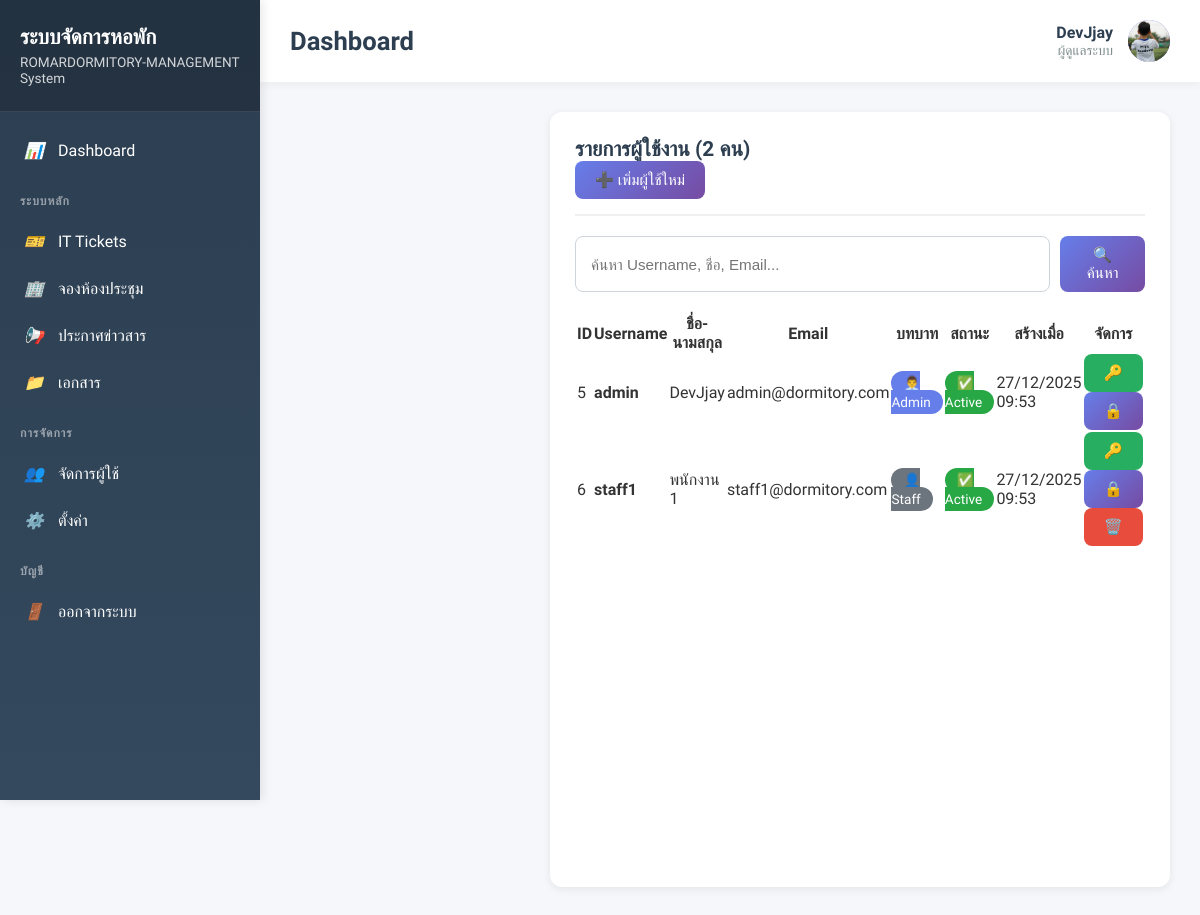
The app's page /admin/users-management.php (signed in) with its own data.
### tables this page shows
CREATE TABLE users (
    user_id INTEGER PRIMARY KEY AUTOINCREMENT,
    username TEXT UNIQUE NOT NULL,
    password TEXT NOT NULL,
    full_name TEXT NOT NULL,
    email TEXT,
    role TEXT DEFAULT 'staff' CHECK(role IN ('admin', 'staff')),
    created_at DATETIME DEFAULT CURRENT_TIMESTAMP,
    last_login DATETIME,
    is_active INTEGER DEFAULT 1
, avatar TEXT, phone TEXT, department TEXT);

### config/config.php (called while the page is built, shortened)
<?php
function isAdmin() {
    return isset($_SESSION['role']) && $_SESSION['role'] === 'admin';
}
function getCurrentUserFullName() {
    return $_SESSION['full_name'] ?? 'ผู้ใช้';
}
?>

### admin/users-management.php (the view, shortened to what this page needs)
<?php
require_once __DIR__ . '/../includes/functions.php';
$db = Database::getInstance();
$search = isset($_GET['search']) ? $_GET['search'] : '';
if ($search) {
    $stmt = $db->prepare("SELECT * FROM users WHERE username LIKE :search OR full_name LIKE :search OR email LIKE :search ORDER BY created_at DESC");
    $stmt->bindValue(':search', "%{$search}%", SQLITE3_TEXT);
    $result = $stmt->execute();
} else {
    $result = $db->query("SELECT * FROM users ORDER BY created_at DESC");
}
$users = [];
while ($row = $result->fetchArray(SQLITE3_ASSOC)) {
    $users[] = $row;
}
?>
<!DOCTYPE html>
<html lang="th">
<head>
</head>
<body>
    <?php include __DIR__ . '/../includes/sidebar.php'; ?>
    <div class="main-content">
        <?php include __DIR__ . '/../includes/header.php'; ?>
        <div class="card">
            <div class="card-header">
                <h2 class="card-title">รายการผู้ใช้งาน (<?php echo count($users); ?> คน)</h2>
                <button class="btn btn-primary" onclick="openModal('addUserModal')">➕ เพิ่มผู้ใช้ใหม่</button>
            </div>
            <div class="search-box">
                <form method="GET" style="display: flex; gap: 10px; width: 100%;">
                    <input type="text" name="search" class="form-control" placeholder="ค้นหา Username, ชื่อ, Email..." value="<?php echo htmlspecialchars($search); ?>">
                    <button type="submit" class="btn btn-primary">🔍 ค้นหา</button>
                </form>
            </div>
            <table>
                <thead>
                    <tr>
                        <th>ID</th>
                        <th>Username</th>
                        <th>ชื่อ-นามสกุล</th>
                        <th>Email</th>
                        <th>บทบาท</th>
                        <th>สถานะ</th>
                        <th>สร้างเมื่อ</th>
                        <th>จัดการ</th>
                    </tr>
                </thead>
                <tbody>
                    <?php foreach ($users as $user): ?>
                        <tr>
                            <td><?php echo $user['user_id']; ?></td>
                            <td><strong><?php echo htmlspecialchars($user['username']); ?></strong></td>
                            <td><?php echo htmlspecialchars($user['full_name']); ?></td>
                            <td><?php echo htmlspecialchars($user['email']); ?></td>
                            <td><span class="badge badge-<?php echo $user['role']; ?>"><?php echo $user['role'] === 'admin' ? '👨‍💼 Admin' : '👤 Staff'; ?></span></td>
                            <td><span class="badge badge-<?php echo $user['is_active'] ? 'active' : 'inactive'; ?>"><?php echo $user['is_active'] ? '✅ Active' : '❌ Inactive'; ?></span></td>
                            <td><?php echo date('d/m/Y H:i', strtotime($user['created_at'])); ?></td>
                            <td>
                                <button class="btn btn-success btn-sm" onclick="openResetPasswordModal(<?php echo $user['user_id']; ?>)">🔑</button>
                                <form method="POST" style="display: inline;">
                                    <button type="submit" name="toggle_status" class="btn btn-warning btn-sm"><?php echo $user['is_active'] ? '🔒' : '🔓'; ?></button>
                                </form>
                                <?php if ($user['user_id'] != $_SESSION['user_id']): ?>
                                    <form method="POST" style="display: inline;" onsubmit="return confirm('แน่ใจหรือ?')">
                                        <button type="submit" name="delete_user" class="btn btn-danger btn-sm">🗑️</button>
                                    </form>
                                <?php endif; ?>
                            </td>
                        </tr>
                    <?php endforeach; ?>
                </tbody>
            </table>
        </div>
    </div>
</body>
</html>

### includes/sidebar.php (shortened to what this page needs)
<aside class="sidebar">
            <div class="sidebar-header">
                <h2><?php echo SITE_NAME; ?></h2>
                <p><?php echo SITE_NAME_EN; ?></p>
            </div>
            <nav class="sidebar-menu">
                <a href="<?php echo BASE_URL; ?>admin/dashboard.php" class="menu-item <?php echo (basename($_SERVER['PHP_SELF']) == 'dashboard.php') ? 'active' : ''; ?>">
                    <i>📊</i> Dashboard
                </a>
                <div class="menu-section">ระบบหลัก</div>
                <a href="<?php echo BASE_URL; ?>modules/tickets/index.php" class="menu-item">
                    <i>🎫</i> IT Tickets
                </a>
                <a href="<?php echo BASE_URL; ?>modules/rooms/index.php" class="menu-item">
                    <i>🏢</i> จองห้องประชุม
                </a>
                <a href="<?php echo BASE_URL; ?>modules/announcements/index.php" class="menu-item">
                    <i>📢</i> ประกาศข่าวสาร
                </a>
                <a href="<?php echo BASE_URL; ?>modules/documents/index.php" class="menu-item">
                    <i>📁</i> เอกสาร
                </a>
                <?php if (isAdmin()): ?>
                <div class="menu-section">การจัดการ</div>
                <a href="<?php echo BASE_URL; ?>admin/users-management.php" class="menu-item">
                    <i>👥</i> จัดการผู้ใช้
                </a>
                <a href="<?php echo BASE_URL; ?>admin/settings.php" class="menu-item">
                    <i>⚙️</i> ตั้งค่า
                </a>
                <?php endif; ?>
                <div class="menu-section">บัญชี</div>
                <a href="<?php echo BASE_URL; ?>auth/logout.php" class="menu-item">
                    <i>🚪</i> ออกจากระบบ
                </a>
            </nav>
        </aside>
        <main class="main-content">
            <div class="topbar">
                <h1><?php echo $pageTitle ?? 'Dashboard'; ?></h1>
                <div class="user-info">
                    <div class="user-details">
                        <div class="user-name"><?php echo getCurrentUserFullName(); ?></div>
                        <div class="user-role"><?php echo isAdmin() ? 'ผู้ดูแลระบบ' : 'พนักงาน'; ?></div>
                    </div>
                    <div class="user-avatar-container">
                     <?php
            $user_id = $_SESSION['user_id'] ?? null;
            $user_avatar = null;
            if ($user_id) {
                $db = getDb();
                $columns_check = $db->query("PRAGMA table_info(users)");
                $has_avatar = false;
                while ($col = $columns_check->fetchArray(SQLITE3_ASSOC)) {
                    if ($col['name'] === 'avatar') {
                        $has_avatar = true;
                        break;
                    }
                }
                if ($has_avatar) {
                    $stmt = $db->prepare("SELECT avatar FROM users WHERE user_id = ?");
                    $stmt->bindValue(1, $user_id, SQLITE3_INTEGER);
                    $result = $stmt->execute();
                    $row = $result->fetchArray(SQLITE3_ASSOC);
                    $user_avatar = $row['avatar'] ?? null;
                }
            }
            ?>
           <?php if ($user_avatar && file_exists(__DIR__ . '/../uploads/images/' . $user_avatar)): ?>
    <img src="<?php echo BASE_URL; ?>uploads/images/<?php echo htmlspecialchars($user_avatar); ?>"
         alt="Avatar"
         class="user-avatar"
         style="width: 42px; height: 42px; border-radius: 50%; object-fit: cover;">
            <?php else: ?>
                <div class="user-avatar">
                    <?php echo mb_substr(getCurrentUserFullName(), 0, 1); ?>
                </div>
            <?php endif; ?>
        </div>
    </div>
            </div>
            <div class="content-area">

### admin/users-management.php (style rules this page uses)
.form-control { width: 100%; padding: 10px 15px; border: 1px solid #ced4da; border-radius: 8px; font-size: 0.95em; }
.btn-sm { padding: 6px 12px; font-size: 0.85em; }
.search-box { display: flex; gap: 10px; margin-bottom: 20px; }
.badge { padding: 4px 12px; border-radius: 20px; font-size: 0.85em; font-weight: 500; }
.badge-admin { background: #667eea; color: white; }
.badge-staff { background: #6c757d; color: white; }
.badge-active { background: #28a745; color: white; }

### includes/header.php (style rules this page uses)
* { margin: 0; padding: 0; box-sizing: border-box; }
body { font-family: 'Sarabun', sans-serif; background: #f5f7fa; color: #333; }
.sidebar { width: 260px; background: linear-gradient(180deg, #2c3e50 0%, #34495e 100%); color: white; position: fixed; height: 100vh; overflow-y: auto; box-shadow: 2px 0 10px rgba(0, 0, 0, 0.1); }
.sidebar-header { padding: 25px 20px; background: rgba(0, 0, 0, 0.2); border-bottom: 1px solid rgba(255, 255, 255, 0.1); }
.sidebar-header h2 { font-size: 1.3em; font-weight: 600; margin-bottom: 5px; }
.sidebar-header p { font-size: 0.85em; opacity: 0.8; }
.sidebar-menu { padding: 15px 0; }
.menu-item { display: block; padding: 14px 20px; color: white; text-decoration: none; transition: all 0.3s ease; border-left: 4px solid transparent; }
.menu-item i { margin-right: 10px; width: 20px; display: inline-block; }
.menu-section { padding: 20px 20px 10px; font-size: 0.75em; text-transform: uppercase; font-weight: 600; opacity: 0.5; letter-spacing: 1px; }
.main-content { flex: 1; margin-left: 260px; }
.topbar { background: white; padding: 20px 30px; box-shadow: 0 2px 10px rgba(0, 0, 0, 0.05); display: flex; justify-content: space-between; align-items: center; }
.topbar h1 { font-size: 1.6em; color: #2c3e50; font-weight: 600; }
.user-info { display: flex; align-items: center; gap: 15px; }
.user-avatar { width: 42px; height: 42px; background: linear-gradient(135deg, #667eea 0%, #764ba2 100%); border-radius: 50%; display: flex; align-items: center; justify-content: center; color: white; font-weight: 600; font-size: 1.1em; }
.user-details { text-align: right; }
.user-name { font-weight: 600; color: #2c3e50; }
.user-role { font-size: 0.85em; color: #7f8c8d; }
.content-area { padding: 30px; }
.card { background: white; border-radius: 12px; box-shadow: 0 2px 8px rgba(0, 0, 0, 0.08); padding: 25px; margin-bottom: 25px; }
.card-header { margin-bottom: 20px; padding-bottom: 15px; border-bottom: 2px solid #f0f0f0; }
.card-title { font-size: 1.3em; font-weight: 600; color: #2c3e50; }
.btn { display: inline-block; padding: 10px 20px; background: linear-gradient(135deg, #667eea 0%, #764ba2 100%); color: white; text-decoration: none; border-radius: 8px; font-weight: 500; transition: all 0.3s ease; border: none; cursor: pointer; font-family: 'Sarabun', sans-serif; font-size: 0.95em; }
.btn-danger { background: #e74c3c; }
.btn-success { background: #27ae60; }

### records on screen
users: avatar (picture), user_id "5", username "admin", full_name "DevJjay", email "admin@dormitory.com", role "👨‍💼 Admin", is_active "✅ Active", created_at "27/12/2025 09:53"
users: user_id "6", username "staff1", full_name "พนักงาน 1", email "staff1@dormitory.com", role "👤 Staff", is_active "✅ Active", created_at "27/12/2025 09:53"

### other values on screen
SITE_NAME "ระบบจัดการหอพัก"
SITE_NAME_EN "ROMARDORMITORY-MANAGEMENT System"
$pageTitle "Dashboard"
getCurrentUserFullName() "DevJjay"
count($users) "2"
